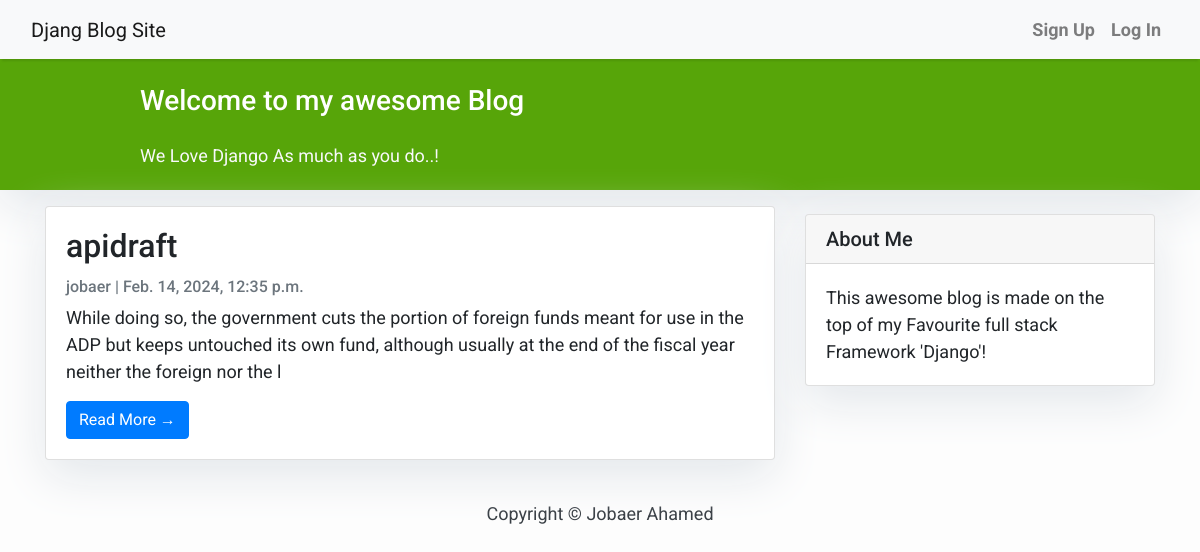
/draft/, run on an earlier commit of the app's database.
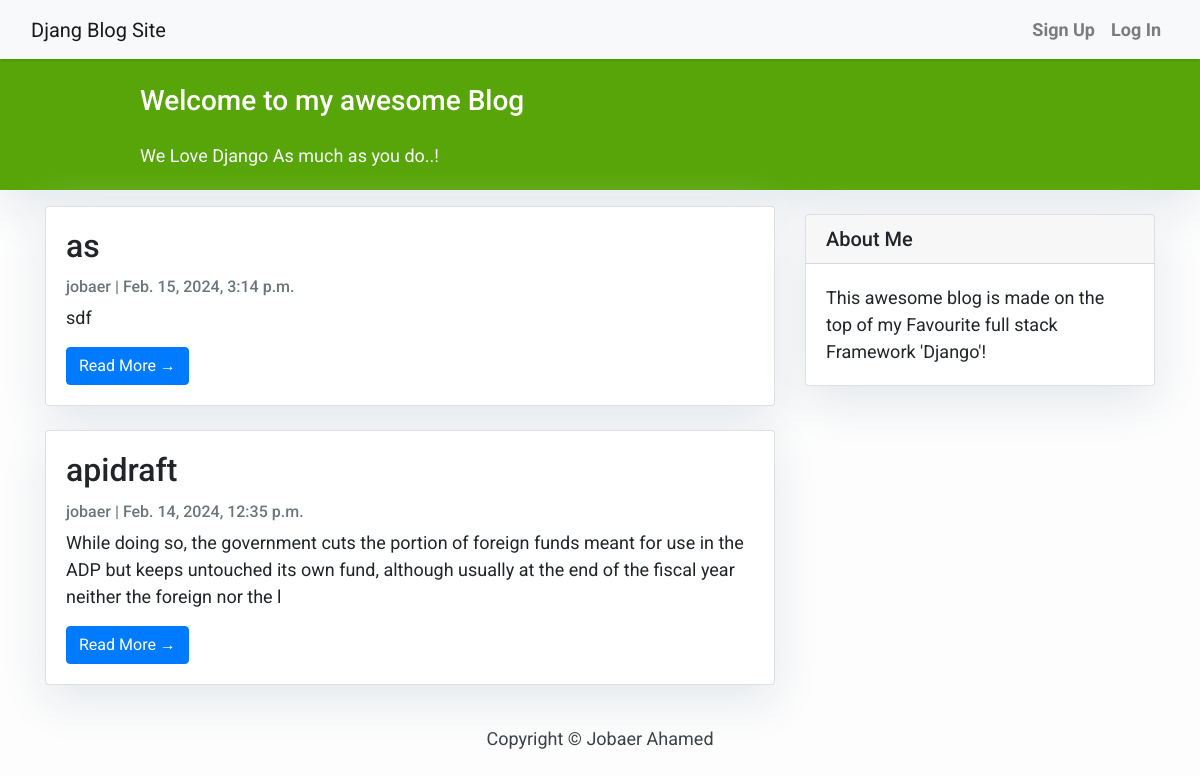
And on a later commit of the database.
### blog/models.py (models this page shows, shortened)
class Post(models.Model):
    title = models.CharField(max_length = 200 , unique = True)
    slug = models.SlugField(max_length=200, unique=True,null=False)
    author = models.ForeignKey(User, on_delete = models.CASCADE ,related_name='blog_posts')
    content = models.TextField()
    created_on = models.DateTimeField(auto_now_add=True)
    updated_on = models.DateTimeField(auto_now= True)
    status = models.IntegerField(choices = STATUS, default = 0)
    class Meta:
        ordering = ['-created_on']

### accounts/models.py (models this page shows)
class CustomUser(AbstractUser):
    email = models.EmailField(_('email address'), unique = True)
    is_verified = models.BooleanField(default = False)
    otp = models.CharField(max_length=6, null=True, blank=True)  # Add the otp field he

### blog/views.py (the view)
# urls.py: path('draft/',DraftPostListView.as_view(), name='draftpost'),
class DraftPostListView(ListView):
    queryset = Post.objects.filter(status=0).order_by('-created_on')
    template_name = "draftPost_list.html"

### templates/draftPost_list.html (shortened to what this page needs)
{% extends "base.html" %}
{% block content %}
<header class="masthead">
    <div class="container">
        <div class="row">
            <div class=" col-md-8 col-md-10 mx-auto">
                <div class="site-heading">
                    <h3 class=" site-heading my-4 mt-3 text-white"> Welcome to my awesome Blog </h3>
                    <p class="text-light">We Love Django As much as you do..! &nbsp
                    </p>
                </div>
            </div>
        </div>
    </div>
</header>
<div class="container">
    <div class="row">
        <div class="col-md-8 mt-3 left">
            {% for post in post_list %}
            <div class="card mb-4">
                <div class="card-body">
                    <h2 class="card-title">{{ post.title }}</h2>
                    <p class="card-text text-muted h6">{{ post.author }} | {{ post.created_on}} </p>
                    <p class="card-text">{{post.content|slice:":200" }}</p>
                    <a href="{% url 'post_detail' post.slug  %}" class="btn btn-primary">Read More &rarr;</a>
                </div>
            </div>
            {% endfor %}
        </div>
        {% block sidebar %} {% include 'sidebar.html' %} {% endblock sidebar %}
    </div>
</div>
{%endblock%}

What changed in the data, as far as the page shows it:
added Post: title "as", author "jobaer", created_on "Feb. 15, 2024, 3:14 p.m.", content "sdf"
